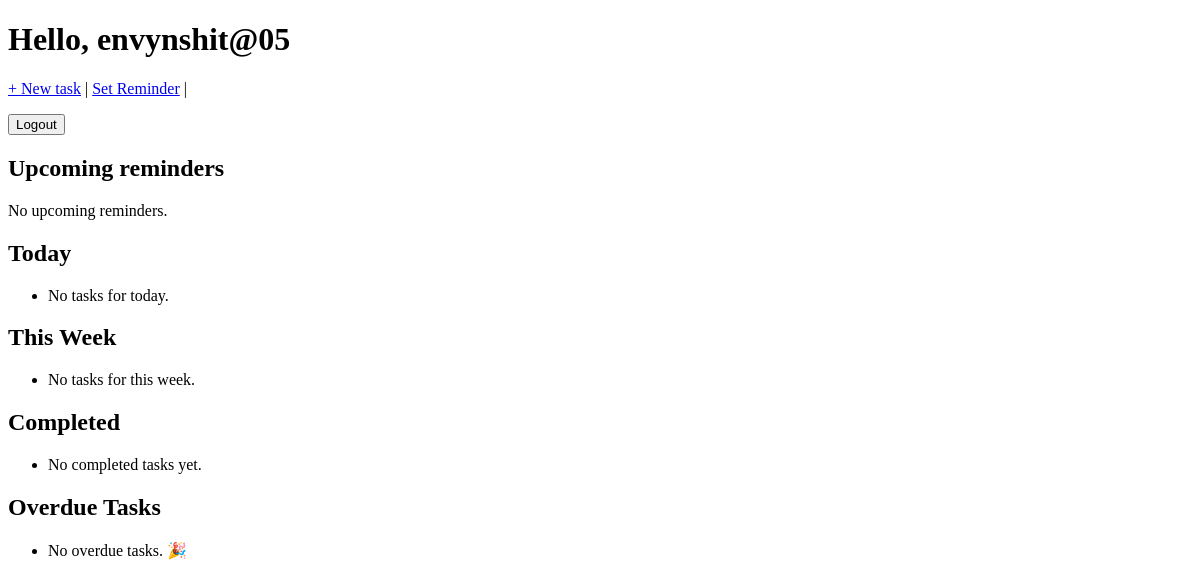
The app's page / (signed in), older data.
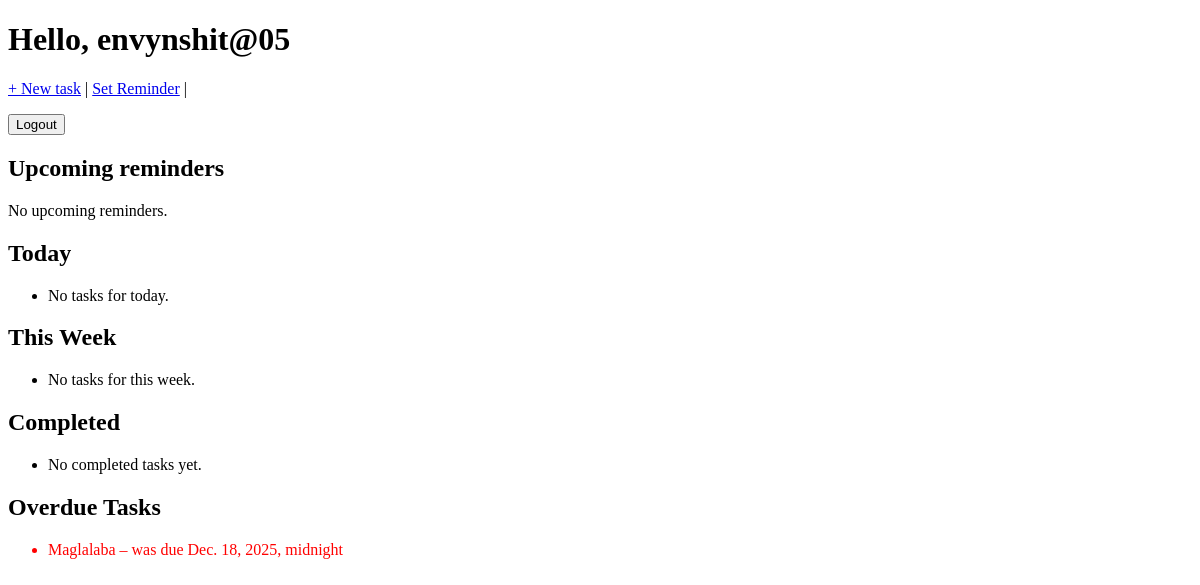
The same page, newer data.
### core/models.py (models this page shows, shortened)
class Task(models.Model):
    STATUS_CHOICES = [
        ('todo', 'To Do'),
        ('doing', 'Doing'),
        ('done', 'Done'),
    ]
    owner = models.ForeignKey(User, on_delete=models.CASCADE)
    title = models.CharField(max_length=200)
    description = models.TextField(blank=True)
    due_date = models.DateTimeField(null=True, blank=True)
    status = models.CharField(max_length=10, choices=STATUS_CHOICES, default='todo')
    created_at = models.DateTimeField(auto_now_add=True)

### core/views.py (the view)
# urls.py: path('', views.dashboard, name='dashboard'),
@login_required
def dashboard(request):
    today = timezone.now().date()
    task_today = Task.objects.filter(owner=request.user, due_date=today)
    tasks_week = Task.objects.filter(
        owner=request.user,
        due_date__gte=today,
        due_date__lte=today + timezone.timedelta(days=7)
    )
    tasks_completed = Task.objects.filter(owner=request.user, status='done')
    reminders = Reminder.objects.filter(
        task__owner=request.user,
        remind_at__gte=timezone.now(),
    ).order_by('remind_at')
    overdue_tasks = Task.objects.filter(
        owner=request.user,
        status__in=['todo', 'in progress'],
        due_date__lt=today,
    )
    return render(request, 'core/dashboard.html', {
        'tasks_today': task_today,
        'tasks_week': tasks_week,
        'tasks_completed': tasks_completed,
        'reminders': reminders,
        'overdue_tasks': overdue_tasks,
    })

### core/templates/core/dashboard.html (shortened to what this page needs)
<!DOCTYPE html>
<html>
<head>
</head>
<body>
  <h1>Hello, {{ request.user.username }}</h1>
  <p><a href="{% url 'task_create' %}">+ New task</a> |
    <a href="{% url 'reminder_create' %}">Set Reminder</a> |
    <form method="post" action="{% url 'logout' %}" style="display:inline;">
      <button type="submit">Logout</button>
    </form>
  </p>
  <h2>Upcoming reminders</h2>
  {% if reminders %}
  <ul>
    {% for r in reminders %}
      <li>
        {{ r.remind_at }} – {{ r.task.title }}
      </li>
  {% endfor %}
  </ul>
  {% else %}
  <p>No upcoming reminders.</p>
  {% endif %}
  <h2>Today</h2>
  <ul>
    {% for task in tasks_today %}
      <li>{{ task.title }} ({{ task.get_status_display }})</li>
    {% empty %}
      <li>No tasks for today.</li>
    {% endfor %}
  </ul>
  <h2>This Week</h2>
  <ul>
    {% for task in tasks_week %}
      <li>{{ task.title }} – due {{ task.due_date }}</li>
    {% empty %}
      <li>No tasks for this week.</li>
    {% endfor %}
  </ul>
  <h2>Completed</h2>
  <ul>
    {% for task in tasks_completed %}
      <li>{{ task.title }}</li>
    {% empty %}
      <li>No completed tasks yet.</li>
    {% endfor %}
  </ul>
  <h2>Overdue Tasks</h2>
  <ul>
    {% for task in overdue_tasks %}
      <li style="color: red">
        {{ task.title }} – was due {{ task.due_date }}
      </li>
    {% empty %}
      <li>No overdue tasks. 🎉</li>
    {% endfor %}
  </ul>
</body>
</html>

Row changes from the older to the newer data that the page shows:
added Task: title "Maglalaba", due_date "Dec. 18, 2025, midnight"
Text that changed along with them:
text no longer shown: "No overdue tasks. 🎉"
